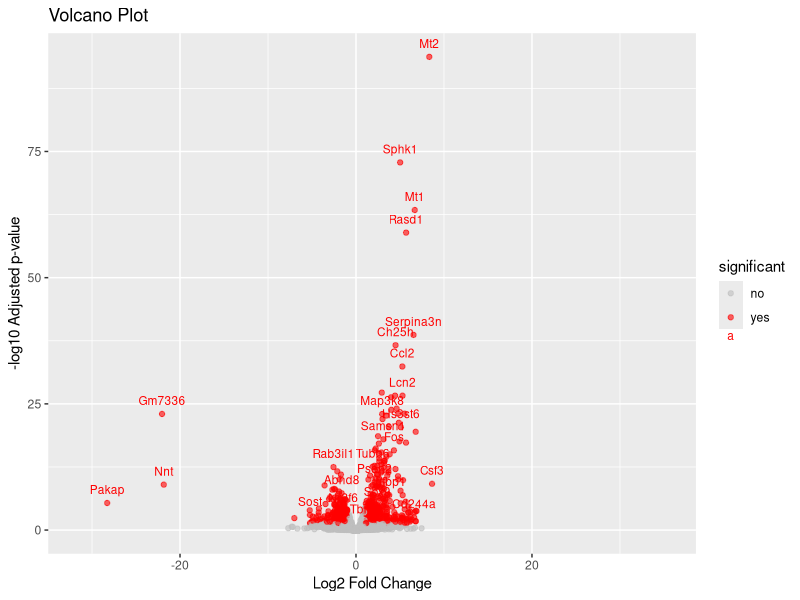
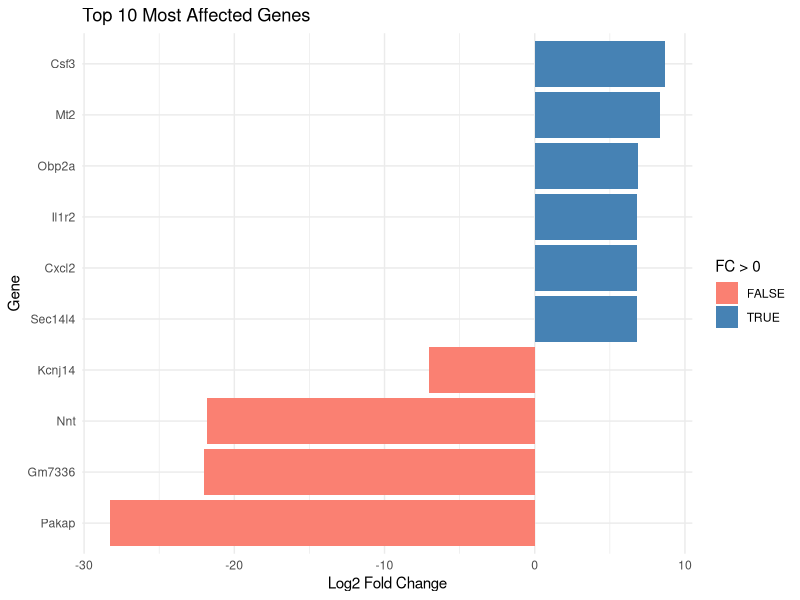

Generate these figures, in order, with R:
## ---- chunk 1
getwd()
ls()
## ---- chunk 2
#| message: false
#| error: false
#| warning: false

library(dplyr)
library(ggplot2)
library(tidyverse)

df <- read.table("FSIvsControlBead.csv", sep = ',')
## ---- chunk 3

fc_threshold <- 1
padj_threshold <- 0.05
## ---- chunk 4
df <- read.csv("FSIvsControlBead.csv", header = TRUE, check.names = TRUE)


colnames(df)


names(df)[names(df) == "B_FSI_vs_Ctrl_padj"] <- "padj"

names(df)[names(df) == "B_FSI_vs_Ctrl_log2FoldChange"] <- "FC"


#padj %in% colnames(df)

#library(dplyr)

sig_genes <- df |>
filter(!is.na(padj)) |>
filter(padj < padj_threshold & abs(FC) > fc_threshold)


df <-df |>
mutate(significant = ifelse(!is.na(padj) & padj < padj_threshold & abs (FC) > fc_threshold, "yes", "no"))




## ---- chunk 5
library(ggplot2)

ggplot(df, aes(x = FC, y = -log10(padj), color = significant, label = symbol)) +
  geom_point(alpha = 0.6) +
  scale_color_manual(values = c("yes" = "red", "no" = "gray")) +
  labs(
    title = "Volcano Plot",
    x = "Log2 Fold Change",
    y = "-log10 Adjusted p-value") +
  geom_text(
    data = subset(df, significant == "yes"),
    vjust = -1,
    size = 3,
    check_overlap = TRUE)

## ---- chunk 6



top_genes <- sig_genes %>%
arrange(desc(abs(FC))) %>%
slice(1:10)

top_genes

ggplot(top_genes, aes(x = reorder(symbol, FC), y = FC, fill = FC > 0)) + geom_col() + coord_flip() + labs(title = "Top 10 Most Affected Genes", x = "Gene", y = "Log2 Fold Change") + scale_fill_manual(values = c("TRUE" = "steelblue", "FALSE" = "salmon")) + theme_minimal()
